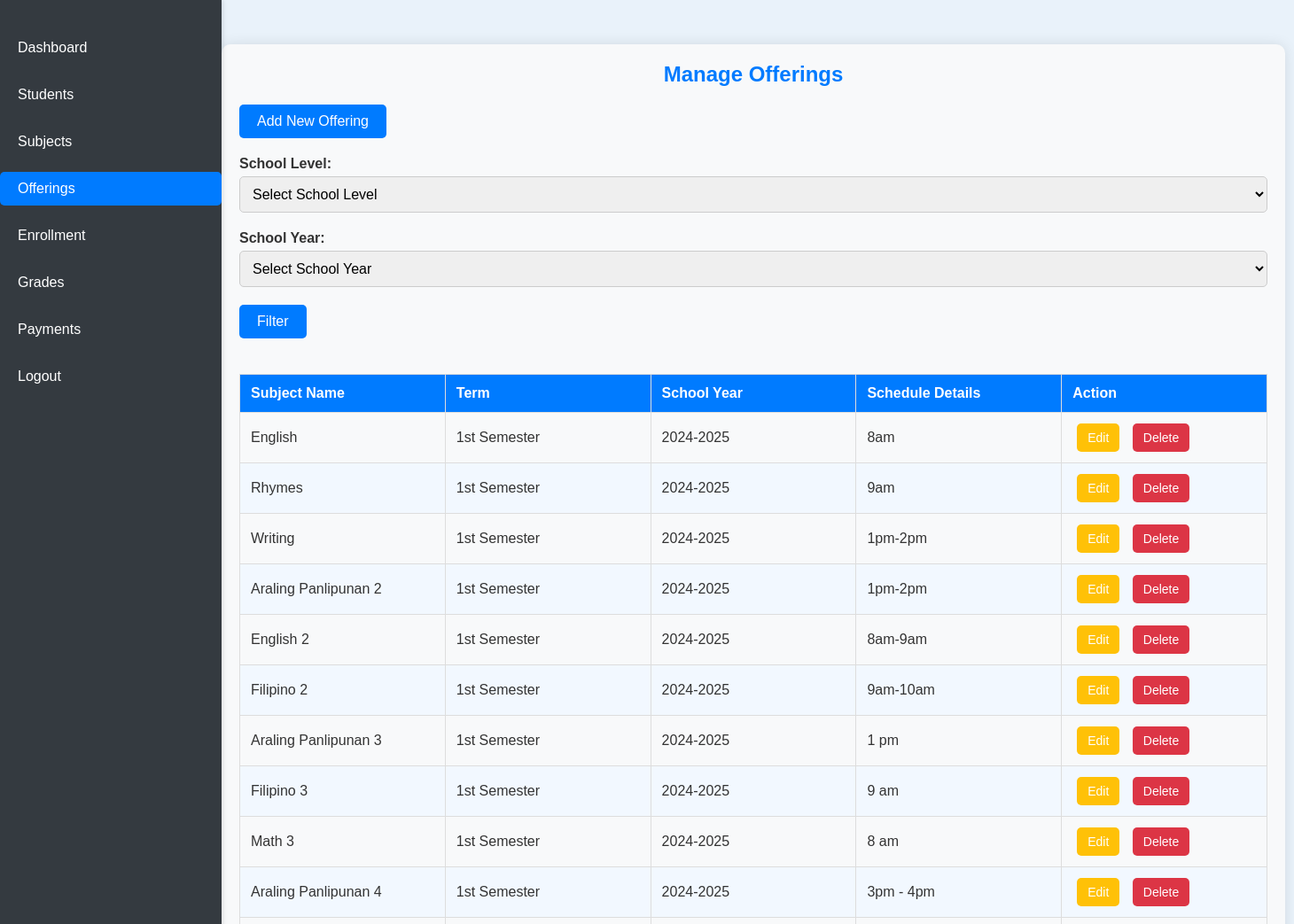
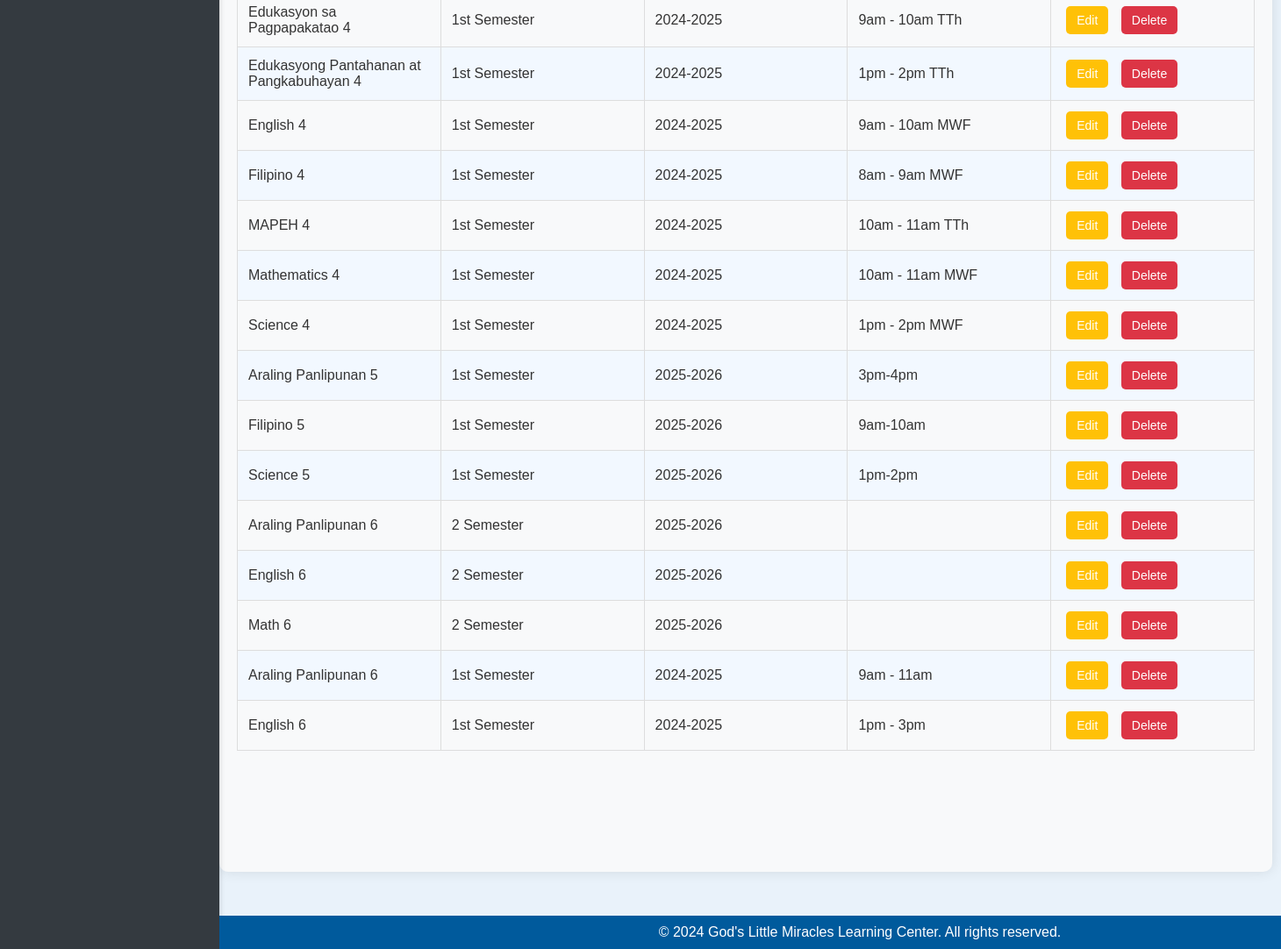
Screenshot of /teacher/manage_offerings.php (signed in) with the database file from the repository (2 pictures, top to bottom).
### tables this page shows
CREATE TABLE `offerings` (
  `OfferingID` int(11) NOT NULL,
  `SubjectID` int(11) DEFAULT NULL,
  `Term` varchar(50) DEFAULT NULL,
  `SchoolYear` varchar(9) DEFAULT NULL,
  `ScheduleDetails` varchar(255) DEFAULT NULL
);

CREATE TABLE `subjects` (
  `SubjectID` int(11) NOT NULL,
  `SubjectName` varchar(100) DEFAULT NULL,
  `Description` text DEFAULT NULL,
  `SubjectSchoolLevel` varchar(255) DEFAULT NULL,
  `IsActive` tinyint(1) DEFAULT 1,
  `CreatedAt` timestamp NOT NULL DEFAULT current_timestamp(),
  `UpdatedAt` timestamp NOT NULL DEFAULT current_timestamp() ON UPDATE current_timestamp()
);

### teacher/manage_offerings.php (the view, shortened to what this page needs)
<?php
require_once '../includes/config.php';
$selectedSchoolLevel = $_GET['schoolLevel'] ?? '';
$selectedSchoolYear = $_GET['schoolYear'] ?? '';
try {
    $sql = "SELECT o.OfferingID, s.SubjectName, o.Term, o.SchoolYear, o.ScheduleDetails
            FROM offerings o
            INNER JOIN subjects s ON o.SubjectID = s.SubjectID
            WHERE (:schoolLevel = '' OR s.SubjectSchoolLevel = :schoolLevel)
            AND (:schoolYear = '' OR o.SchoolYear = :schoolYear)
            ORDER BY s.SubjectSchoolLevel, o.SchoolYear DESC, o.Term, s.SubjectName";
    $stmt = $pdo->prepare($sql);
    $stmt->bindParam(':schoolLevel', $selectedSchoolLevel);
    $stmt->bindParam(':schoolYear', $selectedSchoolYear);
    $stmt->execute();
    $offerings = $stmt->fetchAll(PDO::FETCH_ASSOC);
} catch (PDOException $e) {
    echo "Oops! Something went wrong. Please try again later.";
    error_log($e->getMessage());
}
?>
<!DOCTYPE html>
<html lang="en">
<head>
    <link rel="stylesheet" href="../css/teacher_style.css">
</head>
<body>
    <?php include 'sidebar2.php'; ?>
    <div class="teacher-content">
        <h2>Manage Offerings</h2>
        <a href="add_offering.php" class="btn">Add New Offering</a>
        <form action="<?php echo htmlspecialchars($_SERVER["PHP_SELF"]); ?>" method="get">
            <div class="form-group">
                <label for="schoolLevel">School Level:</label>
                <select name="schoolLevel" id="schoolLevel" class="form-control">
                    <option value="">Select School Level</option>
                </select>
            </div>
            <div class="form-group">
                <label for="schoolYear">School Year:</label>
                <select name="schoolYear" id="schoolYear" class="form-control">
                    <option value="">Select School Year</option>
                </select>
            </div>
            <input type="submit" value="Filter" class="btn">
        </form>
        <table>
            <thead>
                <tr>
                    <th>Subject Name</th>
                    <th>Term</th>
                    <th>School Year</th>
                    <th>Schedule Details</th>
                    <th>Action</th>
                </tr>
            </thead>
            <tbody>
                <?php if (!empty($offerings)): ?>
                    <?php foreach ($offerings as $offering): ?>
                    <tr>
                        <td><?php echo htmlspecialchars($offering['SubjectName']); ?></td>
                        <td><?php echo htmlspecialchars($offering['Term']); ?></td>
                        <td><?php echo htmlspecialchars($offering['SchoolYear']); ?></td>
                        <td><?php echo htmlspecialchars($offering['ScheduleDetails']); ?></td>
                        <td>
                            <a href="edit_offering.php?id=<?php echo $offering['OfferingID']; ?>" class="btn-action edit">Edit</a>
                            <a href="delete_offering.php?id=<?php echo $offering['OfferingID']; ?>" class="btn-action delete" onclick="return confirm('Are you sure you want to delete this offering?');">Delete</a>
                        </td>
                    </tr>
                    <?php endforeach; ?>
                <?php else: ?>
                    <tr><td colspan="5">No offerings found.</td></tr>
                <?php endif; ?>
            </tbody>
        </table>
    </div>
    <?php include '../includes/footer.php'; ?>
</body>
</html>

### teacher/sidebar2.php (shortened to what this page needs)
<link rel="stylesheet" href="../css/sidebar2_style.css">
<?php
$current_page = basename($_SERVER['PHP_SELF']);
?>
<div class="teacher-sidebar">
    <ul>
        <li><a href="teacher_index.php" class="<?php echo $current_page == 'teacher_index.php' ? 'active' : ''; ?>">Dashboard</a></li>
        <li><a href="manage_students.php" class="<?php echo $current_page == 'manage_students.php' ? 'active' : ''; ?>">Students</a></li>
        <li><a href="manage_subjects.php" class="<?php echo $current_page == 'manage_subjects.php' ? 'active' : ''; ?>">Subjects</a></li>
        <li><a href="manage_offerings.php" class="<?php echo $current_page == 'manage_offerings.php' ? 'active' : ''; ?>">Offerings</a></li>
        <li><a href="manage_enrollment.php" class="<?php echo $current_page == 'manage_enrollment.php' ? 'active' : ''; ?>">Enrollment</a></li>
        <li><a href="manage_grades.php" class="<?php echo $current_page == 'manage_grades.php' ? 'active' : ''; ?>">Grades</a></li>
        <li><a href="manage_payments.php" class="<?php echo $current_page == 'manage_payments.php' ? 'active' : ''; ?>">Payments</a></li>
        <li><a href="teacher_logout.php" class="<?php echo $current_page == 'teacher_logout.php' ? 'active' : ''; ?>">Logout</a></li>
    </ul>
</div>

### includes/footer.php (shortened to what this page needs)
<footer>
    <p>&copy; <?php echo date("Y"); ?> God's Little Miracles Learning Center. All rights reserved.</p>
</footer>
</body>
</html>

### css/teacher_style.css (style rules this page uses)
table { width: 100%; border-collapse: collapse; }
th, td { border: 1px solid #ddd; padding: 8px; text-align: left; }
th { background-color: #f2f2f2; }
body { font-family: Arial, sans-serif; background-color: #e9f2fa; color: #333; margin: 0; padding: 0; }
.teacher-content { max-width: 1200px; margin: 50px auto; padding: 20px; background-color: #fff; box-shadow: 0 0 15px rgba(0, 0, 0, 0.1); border-radius: 10px; }
h2 { text-align: center; color: #007BFF; font-size: 24px; margin-bottom: 20px; }
.btn { display: inline-block; background-color: #007BFF; color: white; padding: 10px 20px; text-align: center; text-decoration: none; font-size: 16px; border-radius: 5px; margin-bottom: 20px; transition: background-color 0.3s ease; }
table { width: 100%; border-collapse: collapse; margin-bottom: 20px; font-size: 16px; }
th, td { border: 1px solid #ddd; padding: 12px; text-align: left; }
th { background-color: #007BFF; color: white; }
tr:nth-child(even) { background-color: #f2f8ff; }

### css/sidebar2_style.css (style rules this page uses)
* { margin: 0; padding: 0; box-sizing: border-box; }
body { font-family: Arial, sans-serif; }
.teacher-sidebar { background-color: #333; color: white; height: 100vh; width: 250px; position: fixed; top: 0; left: 0; overflow-x: hidden; padding-top: 20px; }
.teacher-sidebar a { padding: 10px 15px; text-decoration: none; font-size: 18px; color: white; display: block; }
.teacher-sidebar a.active { background-color: #04AA6D; color: white; }
.teacher-content { margin-left: 250px; padding: 1px 16px; height: 1000px; }

### teacher/manage_offerings.php (style rules this page uses)
body { font-family: Arial, sans-serif; background-color: #e9f2fa; color: #333; margin: 0; padding: 0; display: flex; flex-direction: column; min-height: 100vh; }
.teacher-content { max-width: 1200px; margin: 50px auto; padding: 20px; background-color: #fff; box-shadow: 0 0 15px rgba(0, 0, 0, 0.1); border-radius: 10px; flex-grow: 1; overflow-x: auto; }
h2 { text-align: center; color: #007BFF; font-size: 24px; margin-bottom: 20px; }
.form-group { margin-bottom: 20px; }
.form-group label { font-weight: bold; display: block; margin-bottom: 5px; }
.form-control { width: 100%; padding: 10px; font-size: 16px; border: 1px solid #ccc; border-radius: 5px; box-sizing: border-box; }
table { width: 100%; border-collapse: collapse; margin-top: 20px; font-size: 16px; table-layout: fixed; }
th, td { border: 1px solid #ddd; padding: 12px; text-align: left; word-wrap: break-word; }
th { background-color: #007BFF; color: white; }
tr:nth-child(even) { background-color: #f2f8ff; }
td a { color: #007BFF; text-decoration: none; margin-right: 10px; transition: color 0.3s ease; }
.btn { display: inline-block; background-color: #007BFF; color: white; padding: 10px 20px; text-align: center; text-decoration: none; font-size: 16px; border-radius: 5px; margin-bottom: 20px; transition: background-color 0.3s ease; cursor: pointer; border: none; }
footer { background-color: #343a40; color: white; padding: 10px 20px; text-align: center; width: 100%; position: relative; bottom: 0; left: 0; clear: both; }
.btn-action { padding: 8px 12px; margin: 0 5px; border-radius: 5px; text-decoration: none; color: #fff; font-size: 14px; transition: background-color 0.3s ease; display: inline-block; }
.btn-action.edit { background-color: #ffc107; }
.btn-action.delete { background-color: #dc3545; }

### teacher/sidebar2.php (style rules this page uses)
body { font-family: Arial, sans-serif; margin: 0; padding: 0; display: flex; min-height: 100vh; flex-direction: column; }
.teacher-sidebar { width: 250px; background-color: #343a40; position: fixed; top: 0; left: 0; height: 100%; padding-top: 20px; box-shadow: 2px 0 5px rgba(0, 0, 0, 0.1); }
.teacher-sidebar ul { list-style-type: none; padding: 0; margin: 0; }
.teacher-sidebar ul li { margin: 15px 0; }
.teacher-sidebar ul li a { display: block; color: #ffffff; text-decoration: none; font-size: 16px; padding: 10px 20px; transition: background-color 0.3s ease; }
.teacher-sidebar ul li a.active { background-color: #007bff; border-radius: 5px; }
.teacher-content { margin-left: 250px; padding: 20px; flex-grow: 1; background-color: #f8f9fa; min-height: calc(100vh - 40px); width: calc(100% - 250px); }
footer { margin-left: 250px; background-color: #343a40; color: white; padding: 10px 20px; text-align: center; width: calc(100% - 250px); }

### includes/footer.php (style rules this page uses)
footer { background-color: #005A9C; color: #fff; text-align: center; padding: 10px 0; position: relative; bottom: 0; width: 100%; }

### rows the page displays
offerings: SubjectID.SubjectName "English", Term "1st Semester", SchoolYear "2024-2025", ScheduleDetails "8am"
offerings: SubjectID.SubjectName "Rhymes", Term "1st Semester", SchoolYear "2024-2025", ScheduleDetails "9am"
offerings: SubjectID.SubjectName "Writing", Term "1st Semester", SchoolYear "2024-2025", ScheduleDetails "1pm-2pm"
offerings: SubjectID.SubjectName "Araling Panlipunan 2", Term "1st Semester", SchoolYear "2024-2025", ScheduleDetails "1pm-2pm"
offerings: SubjectID.SubjectName "English 2", Term "1st Semester", SchoolYear "2024-2025", ScheduleDetails "8am-9am"
offerings: SubjectID.SubjectName "Filipino 2", Term "1st Semester", SchoolYear "2024-2025", ScheduleDetails "9am-10am"
offerings: SubjectID.SubjectName "Araling Panlipunan 3", Term "1st Semester", SchoolYear "2024-2025", ScheduleDetails "1 pm"
offerings: SubjectID.SubjectName "Filipino 3", Term "1st Semester", SchoolYear "2024-2025", ScheduleDetails "9 am"
offerings: SubjectID.SubjectName "Math 3", Term "1st Semester", SchoolYear "2024-2025", ScheduleDetails "8 am"
offerings: SubjectID.SubjectName "Araling Panlipunan 4", Term "1st Semester", SchoolYear "2024-2025", ScheduleDetails "3pm - 4pm"
offerings: SubjectID.SubjectName "Edukasyon sa Pagpapakatao 4", Term "1st Semester", SchoolYear "2024-2025", ScheduleDetails "9am - 10am TTh"
offerings: SubjectID.SubjectName "Edukasyong Pantahanan at Pangkabuhayan 4", Term "1st Semester", SchoolYear "2024-2025", ScheduleDetails "1pm - 2pm TTh"
offerings: SubjectID.SubjectName "English 4", Term "1st Semester", SchoolYear "2024-2025", ScheduleDetails "9am - 10am MWF"
offerings: SubjectID.SubjectName "Filipino 4", Term "1st Semester", SchoolYear "2024-2025", ScheduleDetails "8am - 9am MWF"
offerings: SubjectID.SubjectName "MAPEH 4", Term "1st Semester", SchoolYear "2024-2025", ScheduleDetails "10am - 11am TTh"
offerings: SubjectID.SubjectName "Mathematics 4", Term "1st Semester", SchoolYear "2024-2025", ScheduleDetails "10am - 11am MWF"
offerings: SubjectID.SubjectName "Science 4", Term "1st Semester", SchoolYear "2024-2025", ScheduleDetails "1pm - 2pm MWF"
offerings: SubjectID.SubjectName "Araling Panlipunan 5", Term "1st Semester", SchoolYear "2025-2026", ScheduleDetails "3pm-4pm"
offerings: SubjectID.SubjectName "Filipino 5", Term "1st Semester", SchoolYear "2025-2026", ScheduleDetails "9am-10am"
offerings: SubjectID.SubjectName "Science 5", Term "1st Semester", SchoolYear "2025-2026", ScheduleDetails "1pm-2pm"
offerings: SubjectID.SubjectName "Araling Panlipunan 6", Term "2 Semester", SchoolYear "2025-2026"
offerings: SubjectID.SubjectName "English 6", Term "2 Semester", SchoolYear "2025-2026"
offerings: SubjectID.SubjectName "Math 6", Term "2 Semester", SchoolYear "2025-2026"
offerings: SubjectID.SubjectName "Araling Panlipunan 6", Term "1st Semester", SchoolYear "2024-2025", ScheduleDetails "9am - 11am"
offerings: SubjectID.SubjectName "English 6", Term "1st Semester", SchoolYear "2024-2025", ScheduleDetails "1pm - 3pm"
